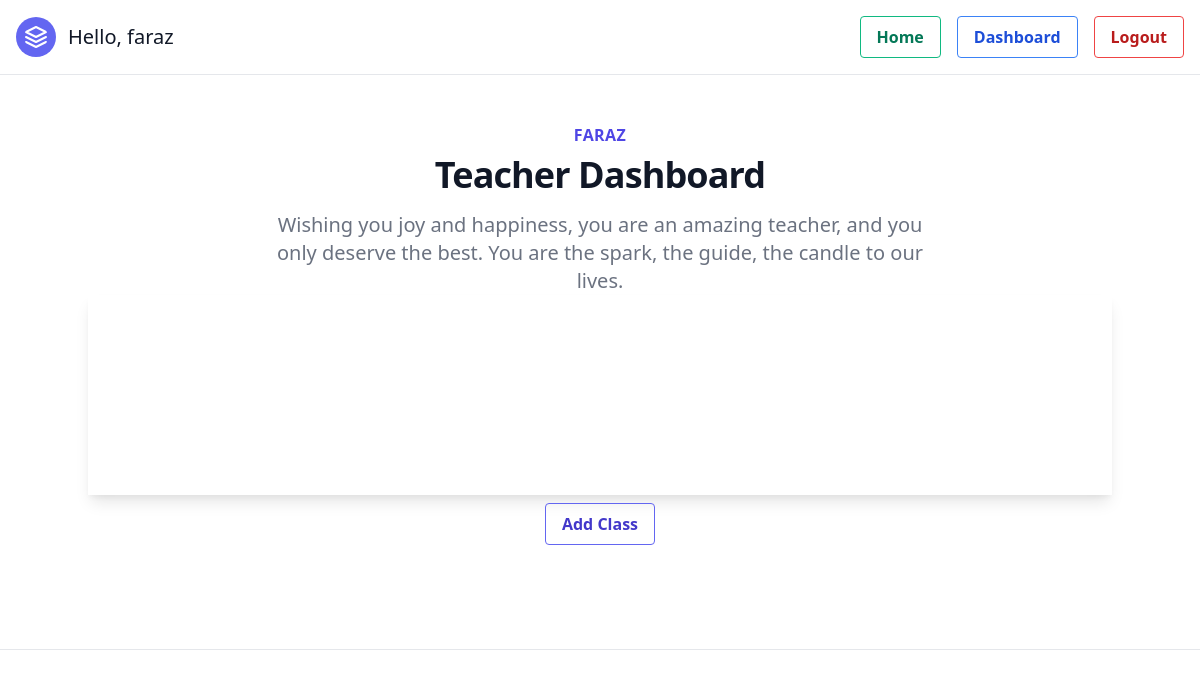
Before: /dashboard/ (signed in) with the older database file.
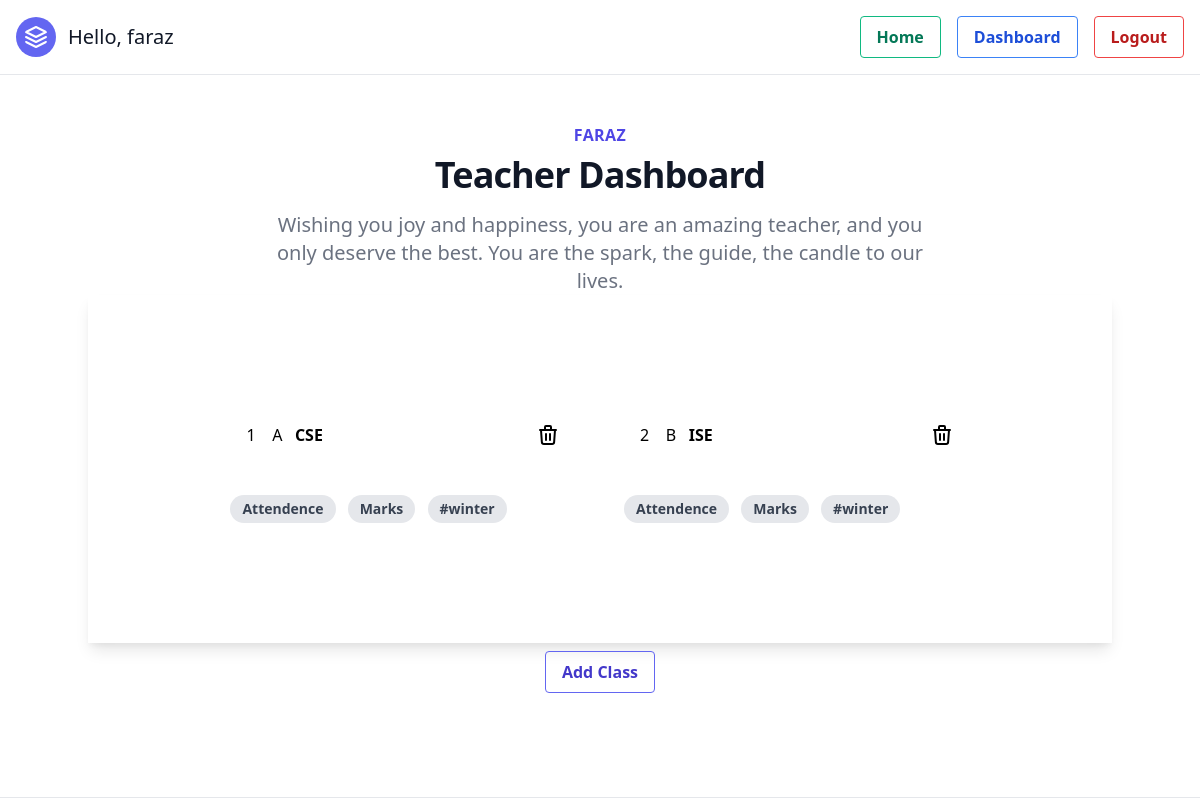
After: the same page with the newer database file.
### attendence/models.py (models this page shows, shortened)
class Teacher(models.Model):
    user = models.OneToOneField(User, on_delete=models.CASCADE)
    name = models.CharField(max_length=200, null=True, blank=True)
    department = models.CharField(max_length=200, null=True, blank=True)
    your_favorite_quote = models.TextField(null=True, blank=True)
    def __str__(self):
        return str(self.name)

class Class(models.Model):
    branc = (
        ('CSE', 'CSE'),
        ('ISE', 'ISE'),
        ('Civil', 'Civil'),
        ('ME', 'ME'),
        ('Aeronautical', 'Aeronautical'),
        ('ECE', 'ECE'),
        ('Aerospace', 'Aerospace'),
    )
    sem = (
        (1, 1), (2, 2), (3, 3), (4, 4), (5, 5), (6, 6), (7, 7), (8, 8),
    )
    section = (
        ('A', 'A'), ('B', 'B'), ('C', 'C'), ('D', 'D'),
    )
    teacher = models.ForeignKey(Teacher, on_delete=models.CASCADE)
    branch = models.CharField(
        max_length=200, choices=branc, null=True, blank=False)
    sem = models.IntegerField(choices=sem, null=True, blank=False)
    sec = models.CharField(
        max_length=200, choices=section, null=True, blank=False)
    subject = models.CharField(max_length=200, null=True, blank=True)

### attendence/views.py (the view)
# urls.py: path('dashboard/', views.dashboard, name='dashboard-page'),
@login_required
def dashboard(request):
    try:
        teacher = Teacher.objects.filter(user=request.user)
        clss = Class.objects.filter(teacher=request.user.teacher)
    except:
        return redirect('student-dashboard-page')
    teacher = request.user.teacher
    context = {
        'teacher': teacher,
        'clss': clss,
    }
    return render(request, 'attendence/dashboard.html', context)

### attendence/templates/attendence/dashboard.html
{% extends 'attendence/partials/base.html' %}
{% block content %}
<div class="py-12 bg-white">
    <div class="max-w-7xl mx-auto px-4 sm:px-6 lg:px-8">
        <div class="lg:text-center">
            <h2 class="text-base text-indigo-600 font-semibold tracking-wide uppercase">{{teacher}}</h2>
            <p class="mt-2 text-3xl leading-8 font-extrabold tracking-tight text-gray-900 sm:text-4xl">
                Teacher Dashboard
            </p>
            <p class="mt-4 max-w-2xl text-xl text-gray-500 lg:mx-auto">
                Wishing you joy and happiness, you are an amazing teacher, and you only deserve the best. You are the spark, the guide, the candle to our lives.
            </p>
        </div>
<div class="container px-5 py-24 mx-auto shadow-lg">
<div class="flex flex-wrap lg:w-4/5 sm:mx-auto sm:mb-2 -mx-2">
    {% for cls in clss %}
    <div class="rounded overflow-hidden shadow-lgp-2 sm:w-1/2 w-full">
      <div class="px-6 py-4" >
        <div class="rounded flex p-4 h-full items-center">
            <div style="width: 100%;">{{cls.sem}} &nbsp;&nbsp; {{cls.sec}}  <b class="uppercase" >&nbsp;&nbsp;{{cls.branch}}</b>
            </div>
            <a href="{% url 'remove-class-page' brnch=cls.branch sem=cls.sem sec=cls.sec %}" ><svg xmlns="http://www.w3.org/2000/svg" class="h-6 w-6" fill="none" viewBox="0 0 24 24" stroke="currentColor">
            <path stroke-linecap="round" stroke-linejoin="round" stroke-width="2" d="M19 7l-.867 12.142A2 2 0 0116.138 21H7.862a2 2 0 01-1.995-1.858L5 7m5 4v6m4-6v6m1-10V4a1 1 0 00-1-1h-4a1 1 0 00-1 1v3M4 7h16" /></svg>
            </a>
            </div>
      </div>
      <div class="px-6 pt-4 pb-2">
        <span class="inline-block bg-gray-200 rounded-full px-3 py-1 text-sm font-semibold text-gray-700 mr-2 mb-2"><a href="{% url 'attendence-page' brnch=cls.branch sem=cls.sem sec=cls.sec %}">Attendence</a></span>
        <span class="inline-block bg-gray-200 rounded-full px-3 py-1 text-sm font-semibold text-gray-700 mr-2 mb-2"><a href="{% url 'marks-student-page' brnch=cls.branch sem=cls.sem sec=cls.sec %}">Marks </a></span>
        <span class="inline-block bg-gray-200 rounded-full px-3 py-1 text-sm font-semibold text-gray-700 mr-2 mb-2">#winter</span>
      </div>
    </div>
    {% endfor %}
</div>
</div>
<div class="p-2 w-full">
                  <button type="submit"
                  class="flex mx-auto bg-transparent hover:bg-indigo-500 text-indigo-700 font-semibold hover:text-white py-2 px-4 border border-indigo-500 hover:border-transparent rounded">
                  <a href="{% url 'add-class-page' %}">Add Class</a>
              </button>
            </div>
</div>
</div>
<br><br>
<hr>
{% endblock content %}

### attendence/templates/attendence/partials/base.html (shortened to what this page needs)
<!DOCTYPE html>
<html lang="en">
<head>
    <link href="https://unpkg.com/tailwindcss@^2/dist/tailwind.min.css" rel="stylesheet">
    <link rel="stylesheet" href="https://cdnjs.cloudflare.com/ajax/libs/font-awesome/4.7.0/css/font-awesome.min.css">
    <link rel="stylesheet" href="https://rsms.me/inter/inter.css">
</head>
<body>
    {% include 'attendence/partials/navbar.html' %}
    {% block content %}
    {% endblock content %}
</body>
</html>

### attendence/templates/attendence/partials/navbar.html (shortened to what this page needs)
<!DOCTYPE html>
<html lang="en">
<head>
  <link rel="stylesheet" href="https://rsms.me/inter/inter.css">
</head>
  <header class="border-b md:flex md:items-center md:justify-between p-4 pb-0 shadow-lg md:pb-4">
    <a class="flex title-font font-medium items-center text-gray-900 mb-4 md:mb-0">
      <svg xmlns="http://www.w3.org/2000/svg" fill="none" stroke="currentColor" stroke-linecap="round" stroke-linejoin="round" stroke-width="2" class="w-10 h-10 text-white p-2 bg-indigo-500 rounded-full" viewBox="0 0 24 24">
        <path d="M12 2L2 7l10 5 10-5-10-5zM2 17l10 5 10-5M2 12l10 5 10-5"></path>
      </svg>
      <span class="ml-3 text-xl">Hello, {{request.user}}</span>
    </a>
    {% if user.is_authenticated %}
    <ul class="list-reset md:flex md:items-center">
        <li class="md:ml-4">
          {% if request.path in '/' %}
          <a href="{% url 'home-page' %}"><button class="bg-transparent hover:bg-green-500 text-green-700 font-semibold hover:text-white py-2 px-4 border border-green-500 hover:border-transparent rounded">
            Home
          </button></a>
          {% else %}
          <a href="{% url 'home-page' %}"><button class="bg-transparent hover:bg-green-500 text-green-700 font-semibold hover:text-white py-2 px-4 border border-green-500 hover:border-transparent rounded">
            Home
          </button></a>
          {% endif %}
        </li>
        <li class="md:ml-4">
          {% if '/dashboard' in request.path %}
          <a href="{% url 'dashboard-page' %}"><button class="bg-transparent hover:bg-blue-500 text-blue-700 font-semibold hover:text-white py-2 px-4 border border-blue-500 hover:border-transparent rounded">
            Dashboard
          </button></a>
          {% else %}
          <a href="{% url 'dashboard-page' %}"><button class="bg-transparent hover:bg-blue-500 text-blue-700 font-semibold hover:text-white py-2 px-4 border border-blue-500 hover:border-transparent rounded">
            Dashboard
          </button></a>
          {% endif %}
        </li>
        <li class="md:ml-4">
          <a href="{% url 'logout-page' %}"><button class="bg-transparent hover:bg-red-500 text-red-700 font-semibold hover:text-white py-2 px-4 border border-red-500 hover:border-transparent rounded">
            Logout
          </button></a>
        </li>
      </ul>
    {% endif %}
  </header>
</html>

Changed rows visible on the page:
added Class: sem "1", sec "A", branch "CSE"
added Class: sem "2", sec "B", branch "ISE"
